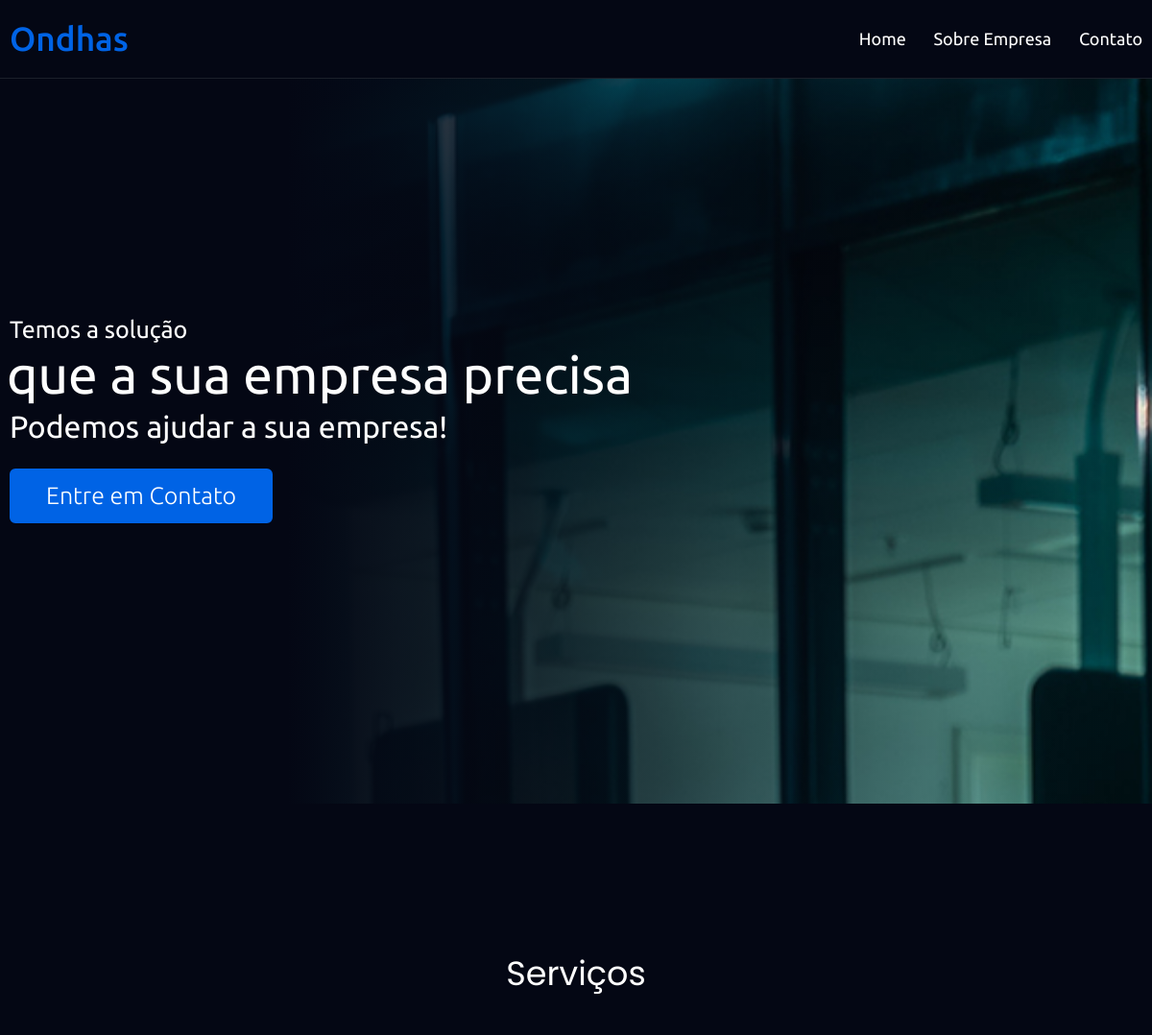
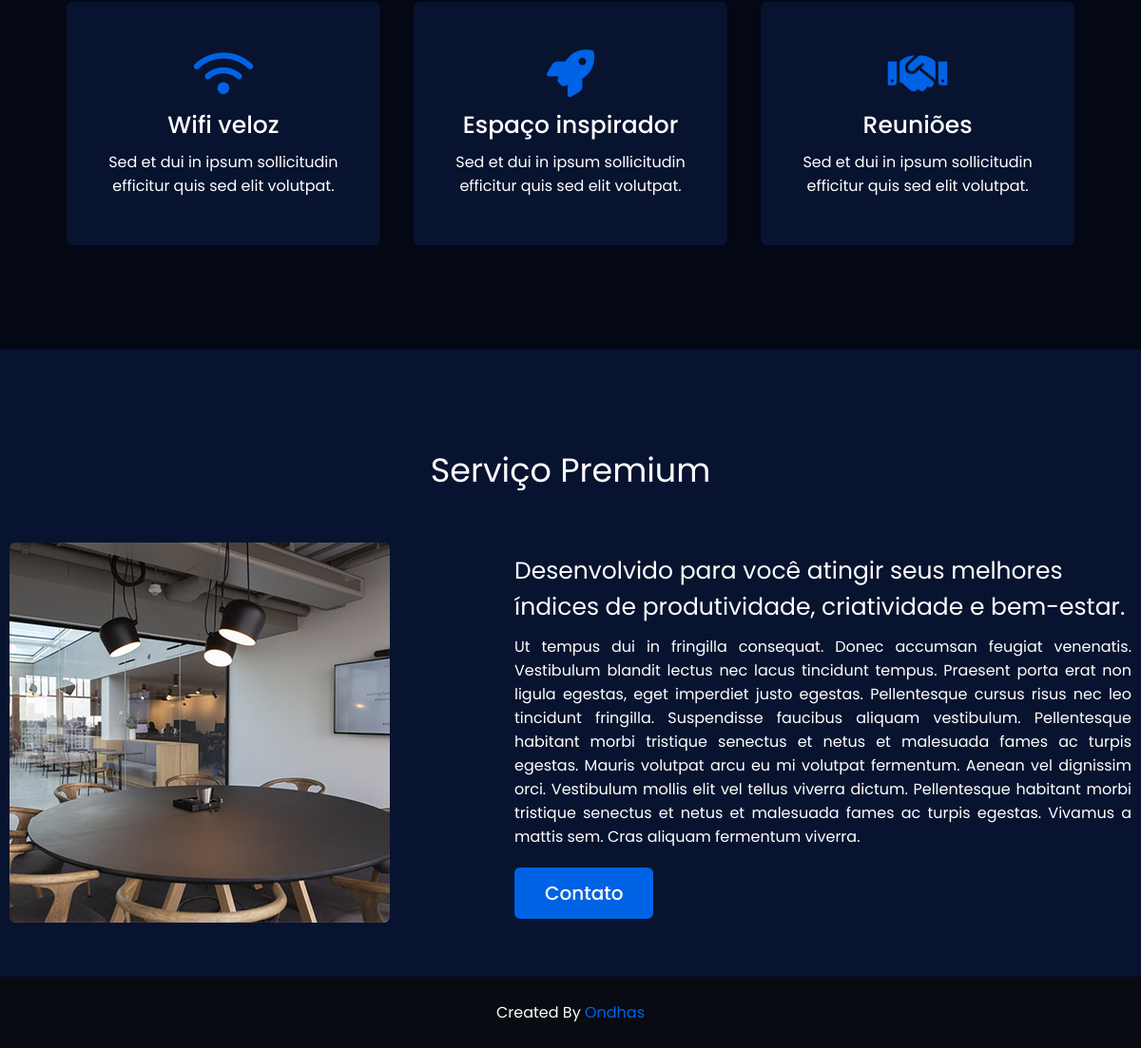
The page / on the database its author committed (2 pictures, top to bottom).
### tables this page shows
CREATE TABLE IF NOT EXISTS `sts_homes_tops` (
  `id` int NOT NULL AUTO_INCREMENT,
  `title_one_top` varchar(220) NOT NULL,
  `title_two_top` varchar(220) NOT NULL,
  `title_three_top` varchar(220) NOT NULL,
  `link_btn_top` varchar(220) NOT NULL,
  `txt_btn_top` varchar(44) NOT NULL,
  `image_top` varchar(220) DEFAULT NULL,
  `created` datetime NOT NULL,
  `modified` datetime DEFAULT NULL,
  PRIMARY KEY (`id`)
);

CREATE TABLE IF NOT EXISTS `sts_homes_services` (
  `id` int NOT NULL AUTO_INCREMENT,
  `serv_title` varchar(220) NOT NULL,
  `serv_icon_one` varchar(44) NOT NULL,
  `serv_title_one` varchar(44) NOT NULL,
  `serv_desc_one` varchar(220) NOT NULL,
  `serv_icon_two` varchar(44) NOT NULL,
  `serv_title_two` varchar(44) NOT NULL,
  `serv_desc_two` varchar(220) NOT NULL,
  `serv_icon_three` varchar(44) NOT NULL,
  `serv_title_three` varchar(44) NOT NULL,
  `serv_desc_three` varchar(220) NOT NULL,
  `created` datetime NOT NULL,
  `modified` datetime DEFAULT NULL,
  PRIMARY KEY (`id`)
);

CREATE TABLE IF NOT EXISTS `sts_homes_premiums` (
  `id` int NOT NULL AUTO_INCREMENT,
  `prem_title` varchar(220) NOT NULL,
  `prem_subtitle` varchar(220) NOT NULL,
  `prem_desc` text NOT NULL,
  `prem_btn_text` varchar(220) NOT NULL,
  `prem_btn_link` varchar(220) NOT NULL,
  `prem_image` varchar(220) NOT NULL,
  `created` datetime NOT NULL,
  `modified` datetime DEFAULT NULL,
  PRIMARY KEY (`id`)
);

CREATE TABLE IF NOT EXISTS `sts_footers` (
  `id` int NOT NULL AUTO_INCREMENT,
  `footer_desc` varchar(220) NOT NULL,
  `footer_text_link` varchar(220) NOT NULL,
  `footer_link` varchar(220) NOT NULL,
  `created` datetime NOT NULL,
  `modified` datetime DEFAULT NULL,
  PRIMARY KEY (`id`)
);

### app/sts/Controllers/Home.php (called while the page is built, shortened)
<?php
class Home
{
    private array|string|null $data;
    public function index(): void
    {
        $home = new \Sts\Models\StsHome();
        $this->data['home'] = $home->index();
        $footer = new \Sts\Models\StsFooter();
        $this->data['footer'] = $footer->index();
        $loadView= new \Core\ConfigView("sts/Views/home/home", $this->data);
        $loadView->loadView();
    }
}

### index.php (called while the page is built, shortened)
<?php
    $url = new Core\ConfigController();
    $url->loadPage();

### app/sts/Models/helper/StsRead.php (called while the page is built, shortened)
<?php
class StsRead extends StsConn
{
    private string $select;
    private array $values = [];
    private array|null $result = [];
    private object $query;
    function getResult(): array|null
    {
        return $this->result;
    }
    public function fullRead(string $query, string|null $parseString = null): void
    {
        $this->select = $query;
        if (!empty($parseString)) {
            parse_str($parseString, $this->values);
        }
        $this->exeInstruction();
    }
    private function exeInstruction(): void
    {
        $this->connection();
        try {
            $this->exeParameter();
            $this->query->execute();
            $this->result = $this->query->fetchAll();
        } catch (PDOException $err) {
            $this->result = null;
        }
    }
    private function connection()
    {
        $this->conn = $this->connectDb();
        $this->query = $this->conn->prepare($this->select);
        $this->query->setFetchMode(PDO::FETCH_ASSOC);
    }
    private function exeParameter()
    {
        if ($this->values) {
            foreach ($this->values as $link => $value) {
                if (($link == 'limit') or ($link == 'offset') or ($link == 'id')) {
                    $value = (int) $value;
                }
                $this->query->bindValue(":{$link}", $value, (is_int($value) ? PDO::PARAM_INT : PDO::PARAM_STR));
            }
        }
    }
}

### app/sts/Models/helper/StsConn.php (called while the page is built, shortened)
<?php
abstract class StsConn
{
    private string $host = HOST;
    private string $user = USER;
    private string $pass = PASS;
    private string $dbname = DBNAME;
    private int|string $port = PORT;
    public function connectDb(): object
    {
        try {
            $this->connect = new PDO("mysql:host={$this->host};port={$this->port};dbname=" . $this->dbname, $this->user, $this->pass);
            return $this->connect;
        } catch (PDOException $err) {
            die("Erro: Por favor tente novamente. Caso o problema persista, entre em contato o administrador " . EMAILADM);
        }
    }
}

### app/sts/Models/StsHome.php (called while the page is built, shortened)
<?php
class StsHome
{
    private array|null $data;
    public function index(): array|null
    {
        $viewHomeTop = new \Sts\Models\helper\StsRead();
        $viewHomeTop->fullRead("SELECT title_one_top, title_two_top, title_three_top, link_btn_top, txt_btn_top, image_top
                            FROM sts_homes_tops
                            WHERE id=:id
                            LIMIT :limit", "id=1&limit=1");
        $this->data['top'] = $viewHomeTop->getResult();
        $viewHomeServ = new \Sts\Models\helper\StsRead();
        $viewHomeServ->fullRead("SELECT serv_title, serv_icon_one, serv_title_one, serv_desc_one, serv_icon_two, serv_title_two, serv_desc_two, serv_icon_three, serv_title_three, serv_desc_three
                            FROM sts_homes_services
                            WHERE id=:id
                            LIMIT :limit", "id=1&limit=1");
        $this->data['serv'] = $viewHomeServ->getResult();
        $viewHomePrem = new \Sts\Models\helper\StsRead();
        $viewHomePrem->fullRead("SELECT prem_title, prem_subtitle, prem_desc, prem_btn_text, prem_btn_link, prem_image
                            FROM sts_homes_premiums
                            WHERE id=:id
                            LIMIT :limit", "id=1&limit=1");
        $this->data['prem'] = $viewHomePrem->getResult();
        return $this->data;
    }
}

### app/sts/Models/StsFooter.php (called while the page is built, shortened)
<?php
class StsFooter
{
    public function index(): array|null
    {
        $viewFooter = new \Sts\Models\helper\StsRead();
        $viewFooter->fullRead("SELECT footer_desc, footer_text_link, footer_link
                            FROM sts_footers
                            WHERE id=:id
                            LIMIT :limit", "id=1&limit=1");
        $this->data = $viewFooter->getResult();
        return $this->data;
    }
}

### app/sts/Views/home/home.php (the view, shortened to what this page needs)
<?php
echo "<h1>Página Inicial</h1>";
if (!empty($this->data['home']['top'][0])) {
   extract($this->data['home']['top'][0]);
?>
   <section class="top" style="background: linear-gradient(to right, var(--main-color) 25%, rgba(255, 255, 255, 0)), url('<?php echo URL; ?>app/sts/assets/images/home_top/<?php echo $image_top; ?>') no-repeat center; background-size: cover; background-attachment: fixed;">
      <div class="max-width">
         <div class="top-content">
            <div class="text-1"><?php echo $title_one_top; ?></div>
            <div class="text-2"><?php echo $title_two_top; ?></div>
            <div class="text-3"><?php echo $title_three_top; ?></div>
            <a href="<?php echo $link_btn_top; ?>"><?php echo $txt_btn_top; ?></a>
         </div>
      </div>
   </section>
<?php
} else {
   echo "<p style='color: #f00;'>Erro: Nenhum conteúdo do topo encontrado!</p>";
}
if (!empty($this->data['home']['serv'][0])) {
   extract($this->data['home']['serv'][0]);
?>
   <section class="services">
      <div class="max-width">
         <h2 class="title"><?php echo $serv_title; ?></h2>
         <div class="serv-content">
            <div class="card">
               <div class="box">
                  <i class="<?php echo $serv_icon_one; ?>"></i>
                  <div class="text"><?php echo $serv_title_one; ?></div>
                  <p><?php echo $serv_desc_one; ?></p>
               </div>
            </div>
            <div class="card">
               <div class="box">
                  <i class="<?php echo $serv_icon_two; ?>"></i>
                  <div class="text"><?php echo $serv_title_two; ?></div>
                  <p><?php echo $serv_desc_two; ?></p>
               </div>
            </div>
            <div class="card">
               <div class="box">
                  <i class="<?php echo $serv_icon_three; ?>"></i>
                  <div class="text"><?php echo $serv_title_three; ?></div>
                  <p><?php echo $serv_desc_three; ?></p>
               </div>
            </div>
         </div>
      </div>
   </section>
<?php
} else {
   echo "<p style='color: #f00;'>Erro: Nenhum serviço encontrado!</p>";
}
if (!empty($this->data['home']['prem'][0])) {
   extract($this->data['home']['prem'][0]);
?>
   <section class="premium">
      <div class="max-width">
         <h2 class="title"><?php echo $prem_title; ?></h2>
         <div class="premium-content">
            <div class="column left">
               <img src="<?php echo URL; ?>app/sts/assets/images/home_prem/<?php echo $prem_image; ?>" alt="Serviço premium">
            </div>
            <div class="column right">
               <div class="text">
                  <?php echo $prem_subtitle; ?>
               </div>
               <p>
                  <?php echo $prem_desc; ?>
               </p>
               <a href="<?php echo $prem_btn_link; ?>"><?php echo $prem_btn_text; ?></a>
            </div>
         </div>
      </div>
   </section>
<?php
} else {
   echo "<p style='color: #f00;'>Erro: Nenhum serviço premium encontrado!</p>";
}
if (!empty($this->data['footer'][0])) {
   extract($this->data['footer'][0]);
?>
   <footer>
      <span><?php echo $footer_desc; ?> <a href="<?php echo $footer_link; ?>"><?php echo $footer_text_link; ?></a></span>
   </footer>
<?php
} else {
   echo "<p style='color: #f00;'>Erro: Nenhum rodapé encontrado!</p>";
}

### core/ConfigController.php (shortened to what this page needs)
<?php
class ConfigController extends Config
{
    private string $urlController;
    public function __construct()
    {
        if (!empty(filter_input(INPUT_GET, 'url', FILTER_DEFAULT))) {
            $this->url = filter_input(INPUT_GET, 'url', FILTER_DEFAULT);
            $this->clearUrl();
            $this->urlArray = explode("/", $this->url);
            if (isset($this->urlArray[0])) {
                $this->urlController = $this->slugController($this->urlArray[0]);
            } else {
                $this->urlController = $this->slugController(CONTROLLERERRO);
            }
        } else {
            $this->urlController = $this->slugController(CONTROLLER);
        }
    }
    private function slugController($slugController): string
    {
        $this->urlSlugController = strtolower($slugController);
        $this->urlSlugController = str_replace("-", " ", $this->urlSlugController);
        $this->urlSlugController = ucwords($this->urlSlugController);
        $this->urlSlugController = str_replace(" ", "", $this->urlSlugController);
        return $this->urlSlugController;
    }
    public function loadPage(): void
    {
        $this->classLoad = "\\Sts\\Controllers\\" . $this->urlController;
        if (class_exists($this->classLoad)) {
            $this->loadClass();
        } else {
            $this->urlController = $this->slugController(CONTROLLERERRO);
            $this->loadPage();
        }
    }
    private function loadClass(): void
    {
        $classPage = new $this->classLoad();
        if (method_exists($classPage, "index")) {
            $classPage->index();
        } else {
            die("Erro: Por favor tente novamente. Caso o problema persista, entre em contato o administrador " . EMAILADM);
        }
    }
}

### core/ConfigView.php (shortened to what this page needs)
<?php
class ConfigView
{
    public function loadView(): void
    {
        if (file_exists('app/' . $this->nameView . '.php')) {
            include 'app/sts/Views/include/header.php';
			include 'app/sts/Views/include/menu.php';
            include 'app/' . $this->nameView . '.php';
            include 'app/sts/Views/include/footer.php';
        } else {
            die("Erro: Por favor tente novamente. Caso o problema persista, entre em contato o administrador " . EMAILADM);
        }
    }
}

### app/sts/Views/include/header.php (shortened to what this page needs)
<!DOCTYPE html>
<html lang="pt-br">
<head>
    <link rel="stylesheet" href="<?php echo URL; ?>app/sts/assets/css/custom.css">
    <link rel="stylesheet" href="https://cdnjs.cloudflare.com/ajax/libs/font-awesome/6.0.0/css/all.min.css">
</head>
<body>

### app/sts/Views/include/menu.php (shortened to what this page needs)
<nav class="navbar">
    <div class="max-width">
        <div class="logo">
            <a href="<?php echo URL; ?>">Ondhas</a>
        </div>
        <ul class="menu" id="menu-site">
            <li><a href="<?php echo URL; ?>">Home</a></li>
            <li><a href="<?php echo URL; ?>sobre-empresa">Sobre Empresa</a></li>
            <li><a href="<?php echo URL; ?>contato">Contato</a></li>
        </ul>
    </div>
</nav>

### app/sts/Views/include/footer.php (shortened to what this page needs)
</body>
</html>

### app/sts/assets/css/custom.css (style rules this page uses)
* { margin: 0; padding: 0; box-sizing: border-box; text-decoration: none; }
:root { --main-color: #040714; --site-color: #fff; --active-color: #0063e5; --first-color: #08132f; --second-color: #090b13; --third-color: #1b202a; }
body { background-color: var(--main-color); color: var(--site-color); }
.max-width { max-width: 1300px; padding: 0 10px; margin: auto; }
.navbar .logo a { color: var(--active-color); font-size: 35px; font-weight: 500; }
.navbar { position: fixed; width: 100%; z-index: 999; padding: 20px 0; font-family: 'Ubuntu', sans-serif; background-color: var(--main-color); border-bottom: solid var(--third-color) 1px; }
.navbar .max-width { display: flex; align-items: center; justify-content: space-between; }
.navbar .menu li { list-style: none; display: inline-block; }
.navbar .menu li a { display: block; color: var(--site-color); font-size: 18px; font-weight: 400; margin-left: 25px; }
section { padding: 50px 0; }
.top { color: var(--site-color); display: flex; height: 100vh; min-height: 500px; font-family: 'Ubuntu', sans-serif; }
.top .max-width { width: 100%; display: flex; }
.top .top-content .text-1 { font-size: 25px; }
.top .top-content .text-2 { font-size: 55px; font-weight: 400; margin-left: -3px; }
.top .top-content .text-3 { font-size: 32px; margin: 5px 0; }
.top .top-content a { display: inline-block; background: var(--active-color); color: var(--site-color); font-size: 25px; padding: 12px 36px; margin-top: 20px; font-weight: 300; border-radius: 6px; border: 2px solid var(--active-color); transition: all 0.3s ease; }
.services { color: var(--site-color); background-color: var(--main-color); font-family: 'Poppins', sans-serif; margin: 60px; }
.services .title { text-align: center; margin: 40px 0; font-weight: 400; font-size: 35px; }
.services .serv-content { display: flex; flex-wrap: wrap; align-items: center; justify-content: space-between; }
.services .serv-content .card { width: calc(33% - 20px); background: var(--first-color); text-align: center; border-radius: 6px; padding: 50px 25px; cursor: pointer; transition: all 0.3s ease; }
.services .serv-content .card i { font-size: 50px; color: var(--active-color); transition: all 0.3s ease; }
.services .serv-content .card .box { transition: all 0.3s ease; }
.services .serv-content .card .text { font-size: 25px; font-weight: 500; margin: 10px 0 7px 0; }
.premium { color: var(--site-color); background: var(--first-color); font-family: 'Poppins', sans-serif; }
.premium .title { text-align: center; margin: 50px 0; font-weight: 400; font-size: 35px; }
.premium .premium-content { display: flex; flex-wrap: wrap; align-items: center; justify-content: space-between; }
.premium .premium-content .left { width: 45%; }
.premium .premium-content .left img { width: 400px; height: 400px; object-fit: cover; border-radius: 6px; }
.premium .premium-content .right { width: 55%; }
.premium .premium-content .right .text { font-size: 25px; font-weight: 400; margin-bottom: 10px; }
.premium .premium-content .right p { text-align: justify; }
.premium .premium-content .right a { display: inline-block; background: var(--active-color); color: var(--site-color); font-size: 20px; font-weight: 500; padding: 10px 30px; margin-top: 20px; border-radius: 6px; border: 2px solid var(--active-color); transition: all 0.3s ease; }
footer { background: var(--second-color); padding: 25px 23px; color: var(--site-color); text-align: center; font-family: 'Poppins', sans-serif; }
footer span a { color: var(--active-color); }

### rows shown on the page
sts_homes_tops: image_top (picture), title_one_top "Temos a solução", title_two_top "que a sua empresa precisa", title_three_top "Podemos ajudar a sua empresa!", txt_btn_top "Entre em Contato"
sts_homes_services: serv_title "Serviços", serv_title_one "Wifi veloz", serv_desc_one "Sed et dui in ipsum sollicitudin efficitur quis sed elit volutpat.", serv_title_two "Espaço inspirador", serv_desc_two "Sed et dui in ipsum sollicitudin efficitur quis sed elit volutpat.", serv_title_three "Reuniões", serv_desc_three "Sed et dui in ipsum sollicitudin efficitur quis sed elit volutpat."
sts_homes_premiums: prem_title "Serviço Premium", prem_image (picture), prem_subtitle "Desenvolvido para você atingir seus melhores índices de produtividade, criatividade e bem-estar.", prem_desc "Ut tempus dui in fringilla consequat. Donec accumsan feugiat venenatis. Vestibulum blandit lectus nec lacus tincidunt tempus. Praesent porta erat non ligula egestas, eget imperdiet justo egestas. Pellentesque cursus risus nec leo tincidunt fringilla. Suspendisse faucibus aliquam vestibulum. Pellentesque habitant morbi tristique senectus et netus et malesuada fames ac turpis egestas. Mauris volutpat arcu eu mi volutpat fermentum. Aenean vel dignissim orci. Vestibulum mollis elit vel tellus viverra dictum. Pellentesque habitant morbi tristique senectus et netus et malesuada fames ac turpis egestas. Vivamus a mattis sem. Cras aliquam fermentum viverra.", prem_btn_text "Contato"
sts_footers: footer_desc "Created By", footer_text_link "Ondhas"
